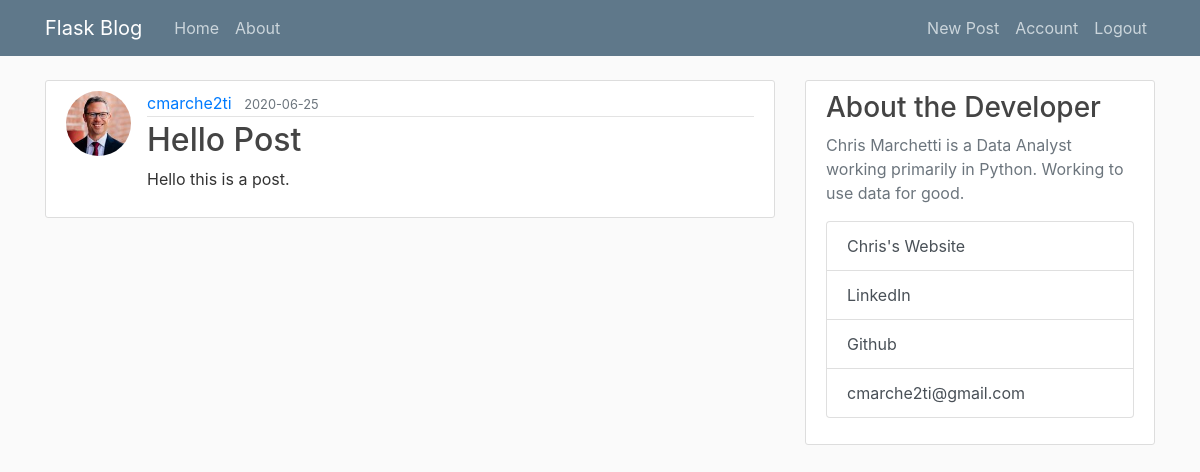
The app's page /post/2 (signed in) with its own data.
### flaskblog/models.py (models this page shows, shortened)
class User(db.Model, UserMixin):
    id = db.Column(db.Integer, primary_key=True)
    username = db.Column(db.String(20), unique=True, nullable=False)
    email = db.Column(db.String(120), unique=True, nullable=False)
    image_file = db.Column(db.String(20), nullable=False, default="default.jpg")
    password = db.Column(db.String(60), nullable=False)
    posts = db.relationship("Post", backref="author", lazy=True)

class Post(db.Model):
    id = db.Column(db.Integer, primary_key=True)
    title = db.Column(db.String(100), nullable=False)
    date_posted = db.Column(db.DateTime, nullable=False, default=datetime.utcnow)
    content = db.Column(db.Text, nullable=False)
    user_id = db.Column(db.Integer, db.ForeignKey("user.id"), nullable=False)

### flaskblog/posts/routes.py (the view)
@posts.route("/post/<int:post_id>")
def post(post_id):
    post = Post.query.get_or_404(post_id)
    return render_template("post.html", title=post.title, post=post)

### flaskblog/models.py (called while the page is built)
@login_manager.user_loader
def load_user(user_id):
    return User.query.get(int(user_id))

### flaskblog/templates/post.html (shortened to what this page needs)
{% extends "layout.html" %}
{% block content %}
<article class="media content-section">
    <img class="rounded-circle article-img"
        src="{{ url_for('static', filename='profile_pics/'+post.author.image_file) }}" alt="">
    <div class="media-body">
        <div class="article-metadata">
            <a class="mr-2"
                href="{{ url_for('users.user_posts', username=post.author.username) }}">{{ post.author.username }}</a>
            <small class="text-muted">{{ post.date_posted.strftime('%Y-%m-%d') }}</small>
        </div>
        <h2 class="article-title">{{ post.title }}</h2>
        <p class="article-content">{{ post.content }}</p>
    </div>
</article>
{% endblock content %}

### flaskblog/static/main.css (style rules this page uses)
body { background: #fafafa; color: #333333; margin-top: 5rem; }
h1, h2, h3, h4, h5, h6 { color: #444444; }
.content-section { background: #ffffff; padding: 10px 20px; border: 1px solid #dddddd; border-radius: 3px; margin-bottom: 20px; }
.article-title { color: #444444; }
.article-content { white-space: pre-line; }
.article-img { height: 65px; width: 65px; margin-right: 16px; }
.article-metadata { padding-bottom: 1px; margin-bottom: 4px; border-bottom: 1px solid #e3e3e3 }

### records on screen
User: image_file (picture), author.username "cmarche2ti"
Post: date_posted "2020-06-25", title "Hello Post", content "Hello this is a post."
